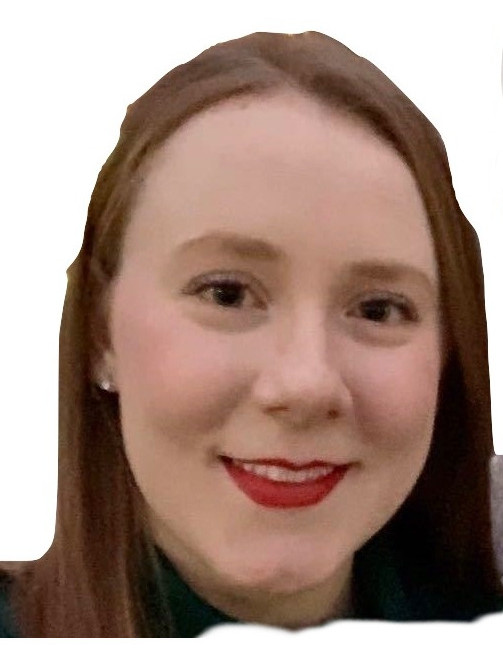
#> input picture image/sawyer_image.jpg, 503 x 653 px
$ python path_planner.py   (Python 2 division)   (older library calls are emulated)
#> lines starting #> are read from the running program, lines starting #| are printed output that depends on the picture; after the words box and inside, x2 and y2 are one past the last pixel; in counts of white or black regions, pixels touching at a corner belong together; long printed decimals are rounded
### src/pic_2_array.py
#!/usr/bin/env python
'''
This code converts a high-resolution picture to a low resolution black/white image for path generation
Supported image formats are .JPEG2000, .JPEG, .png, .tiff, .bmp
'''
from PIL import Image
import numpy as np
import matplotlib.pyplot as plt

DARK_THRE = 100

def get_pic_array(PIC_FILE_PATH):
#> called with PIC_FILE_PATH = '../image/sawyer_image.jpg'
    img = Image.open(PIC_FILE_PATH).convert('L')
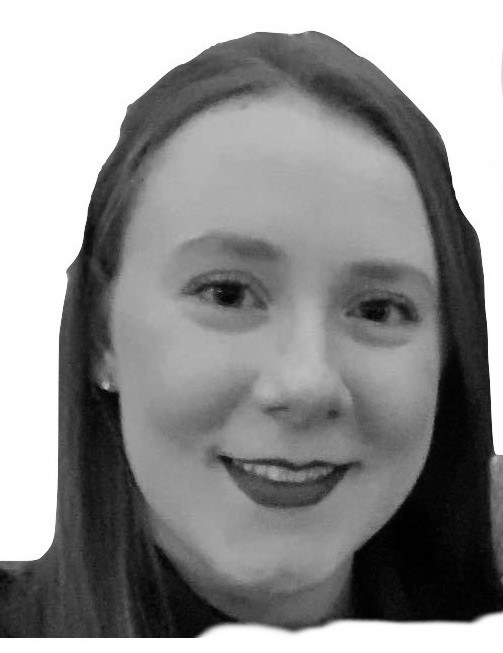
#> img: PIL image 503x653 L; min 0, max 255, mean 145.7
    original_size = img.size
#> original_size = (503, 653)
    y_pixel_num = 80
    x_pixel_num = int(y_pixel_num*float(original_size[0])/float(original_size[1]))
#> x_pixel_num = 61
    img = img.resize((x_pixel_num,y_pixel_num),Image.ANTIALIAS)
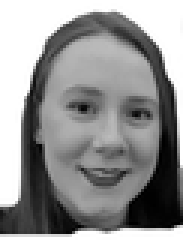
#> img: PIL image 61x80 L (shown 3 times larger); min 0, max 255, mean 145.4
    p = np.array(img)
    for row in range(len(p)):
        for cln in range(len(p[0])):
            if p[row][cln] > DARK_THRE:
                p[row][cln] = 255
            else:
                p[row][cln] = 1
#> this loop made 80 passes
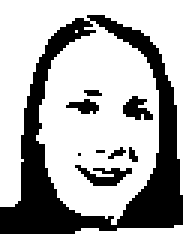
#> p: shape (80, 61) (shown 3 times larger); values 1 (black) and 255 (white), 68.1% white; 9 black regions (5 under 20 px), largest, box (x1, y1, x2, y2) and area: (0, 5, 61, 78) 1377, (25, 55, 44, 62) 65, (41, 32, 51, 40) 49, (22, 33, 33, 38) 33
    return p

# [5 lines that do not run on import are left out]

### src/path_planner.py
#!/usr/bin/env python
'''
This code is the path planner of Sawyer_Picasso.
Input: Numpy array of an image
Output: Python list of Paths (connected points on the image) generated by using Depth-First-Search
Single-point paths are omitted as they will slow down the drawing process
'''
import numpy as np
import sys
RECURSION_LIM = 400
from pic_2_array import get_pic_array
import matplotlib.pyplot as plt

pic = get_pic_array("../image/sawyer_image.jpg")

ROW_NUM = len(pic)
#> ROW_NUM = 80
COLUMN_NUM = len(pic[0])
#> COLUMN_NUM = 61

def get_connected_neighbors(pic, point):
    global ROW_NUM, COLUMN_NUM
    pic = np.array(pic)
    ret_neighbors = set()
    for row_increment in [-1, 0, 1]:
        for cln_increment in [-1, 0, 1]:
            new_point = (point[0]+row_increment, point[1]+cln_increment)
            if row_increment == 0 and cln_increment == 0:
                continue

            if new_point[0] >= ROW_NUM or new_point[0] < 0 or new_point[1]>=COLUMN_NUM or new_point[1]<0:
                continue
            if pic[new_point[0], new_point[1]] < 250:
                ret_neighbors.add(new_point)
    return ret_neighbors

def is_neighbor (a, b):
    if abs(a[0] - b[0]) <= 1 and abs(a[1] - b[1]) <= 1:
        return True
    else:
        return False

def add_point_to_path_ls(path_list, start):
    if len(path_list) == 0:
        path_list.append([start])
    else:
        if is_neighbor(path_list[-1][-1], start):
            path_list[-1].append(start)
        else:
            path_list.append([start])
    return path_list


def remove_short_paths(path_list):
    '''
    Removes all short paths but return the longest path in the path_list
    '''
    if len(path_list) > 0:
        max_len = 0
        index_max = 0
        for index, path in enumerate(path_list):
            if len(path) > max_len:
                index_max = index
        path_list = [path_list[index_max]]

    return path_list

def dfs(counter, pic, start, path_list, visited=None):
    if visited is None:
        visited = set()

    if counter< RECURSION_LIM:
        if pic[start[0]][start[1]] <= 250:
            visited.add(start)
            connected_neighbors = get_connected_neighbors(pic, start)
            for next_pt in connected_neighbors - visited:
                if len(connected_neighbors - visited) != 0:
                    counter += 1
                    path_list, counter = dfs(counter, pic, next_pt, path_list, visited)

            path_list = add_point_to_path_ls(path_list, start)
            #RETURN ONLY THE LONGEST PATH
            path_list = remove_short_paths(path_list)

    return path_list, counter


def wipe_off_visited_points(path_list, pic):
    for path in path_list:
        for pt in path:
            pic[pt[0]][pt[1]] = 255
    return pic


def get_total_path_list():
    '''
    Returns the total paths of a robot.
    '''
    global ROW_NUM, COLUMN_NUM, pic
    total_path_list = []
    #Iterate thru all points on the image
    for row in range(ROW_NUM):
        for cln in range(COLUMN_NUM):
            counter = 0
            path_list, counter = dfs(counter, pic, (row, cln), [])
            pic = wipe_off_visited_points(path_list,pic)
            total_path_list = total_path_list + path_list
#> this loop made 80 passes
#> pic: shape (80, 61); every value is 255

    #Pop points (standalone points) and keep multi-point paths in the path list
    for index, path in enumerate(total_path_list):
        if len(path) == 1:
            total_path_list.pop(index)
#> this loop made 124 passes
#> path on passes 2, 5, 6, 7, 8, 9, 10, 11, 12, 13, 14: [(5, 30)], [(7, 25), (7, 24)], [(8, 34), (7, 35)], [(8, 40)], [(9, 43), (10, 44), (11, 43), (10, 42), (10, 43), (9, 42)], [(10, 31), (10, 30)], [(10, 36)], [(12, 47), (11, 47), (10, 46)], [(11, 38)], [(14, 22), (14, 21), (13, 22), (13, 21), (12, 21)], [(13, 24), (12, 25), (12, 24)]

    return total_path_list

if __name__ == '__main__':
    p = 255*np.ones((ROW_NUM, COLUMN_NUM))
    total_path_list = get_total_path_list()
        #Test
    path_count = 0
    point_count = 0
    for path in total_path_list:
        for pt in path:
            p[pt[0]][pt[1]] = 1
            point_count+= 1
        path_count += 1
#> this loop made 123 passes
#> path on passes 2, 5, 6, 7, 8, 9, 10, 11, 12, 13, 14: [(6, 33), (6, 32), (5, 33)], [(7, 25), (7, 24)], [(8, 34), (7, 35)], [(10, 22), (11, 21), (10, 20), (10, 19), (9, 20)], [(9, 43), (10, 44), (11, 43), (10, 42), (10, 43), (9, 42)], [(10, 31), (10, 30)], [(11, 44), (10, 45)], [(12, 47), (11, 47), (10, 46)], [(13, 18), (12, 19)], [(14, 22), (14, 21), (13, 22), (13, 21), (12, 21)], [(13, 24), (12, 25), (12, 24)]
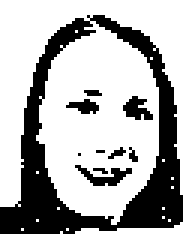
#> p: shape (80, 61) float64 (shown 3 times larger); values 1 (black) and 255 (white), 68.8% white; 10 black regions (6 under 20 px), largest, box (x1, y1, x2, y2) and area: (0, 5, 61, 78) 1347, (25, 55, 44, 62) 56, (41, 32, 51, 40) 48, (22, 33, 33, 38) 33

    print "Path count: ", path_count,", Point count: ", point_count
#| Path count:  123 , Point count:  1524
    DRAW_TIME = 0.2
    OVERHEAD = 3.5+ 3
    total_t = DRAW_TIME* point_count+ OVERHEAD*path_count
    print "total estimated time (min): ", total_t/60.0
#| total estimated time (min):  18.405
    plt.imshow(p, cmap='gray', vmin=0, vmax=255)
    plt.show()
